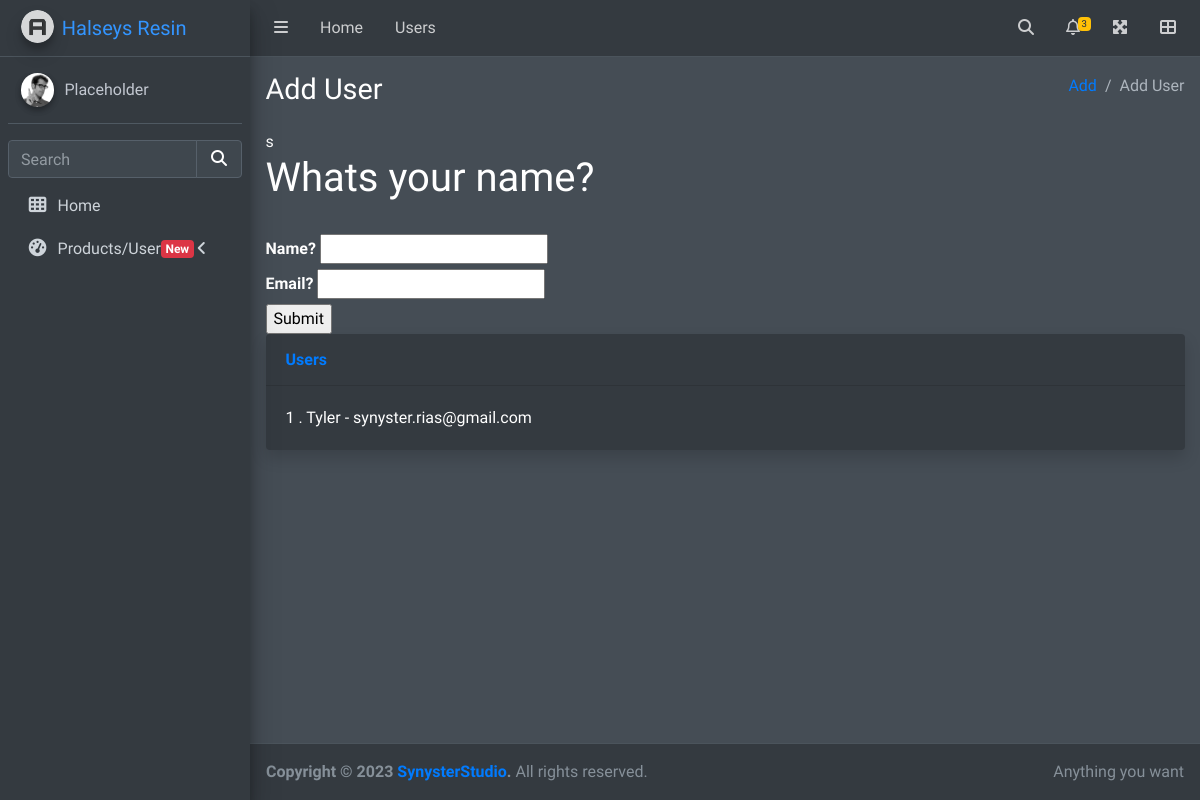
Screenshot of /user/add with the database file from the repository.
### __init__.py (models this page shows, shortened)
class Users(db.Model):
    id = db.Column(db.Integer, primary_key=True)
    name = db.Column(db.String(20), nullable=False, unique=True)
    email = db.Column(db.String(20))
    date_added = db.Column(db.DateTime, default=datetime.utcnow)

### __init__.py (the view, shortened to what this page needs)
@app.route('/user/add', methods=['GET', 'POST'])
def AddUser():
    name = None
    form = UserForm()
    our_users = Users.query.order_by(Users.date_added)
    return render_template("test/add_user.html", name=name, form=form, our_users=our_users)

### __init__.py
class UserForm(FlaskForm):
    name = StringField("Name?", validators=[DataRequired()])
    email = StringField("Email?", validators=[DataRequired()])
    submit = SubmitField("Submit")

### templates/test/add_user.html (shortened to what this page needs)
{% extends 'layout.html' %}
{% block header %}
<div class="content-header">
    <div class="container-fluid">
        <div class="row mb-2">
            <div class="col-sm-6">
                <h1 class="m-0">Add User</h1>
            </div>
            <div class="col-sm-6">
                <ol class="breadcrumb float-sm-right">
                    <li class="breadcrumb-item"><a href="#">Add</a></li>
                    <li class="breadcrumb-item active">Add User</li>
                </ol>
            </div>
        </div>
    </div>
</div>
{% endblock header %}
{% block content %}
<div class="grid grid-cols-3 gap-4">s
    <div>
        {% if name %}
        <h1>User List</h1>
        {% else %}
        <h1>Whats your name?</h1>
        <br />
        <form method="POST">
            {{ form.name.label }}
            {{ form.name }}
            <br />
            {{ form.email.label }}
            {{ form.email }}
            <br />
            {{ form.submit() }}
        </form>
    </div>
    <div>
        <div class="card shadow mb-4">
            <div class="card-header py-3">
                <h6 class="m-0 font-weight-bold text-primary">Users</h6>
            </div>
            <div class="card-body">
                {% for our_user in our_users %}
                {{ our_user.id }} . {{ our_user.name }} - {{ our_user.email}}<br />
                {% endfor %}
            </div>
            {% endif %}
        </div>
    </div>
</div>
{% endblock content %}

### rows the page displays
Users: id "1", name "Tyler", email "synyster.rias@gmail.com"
